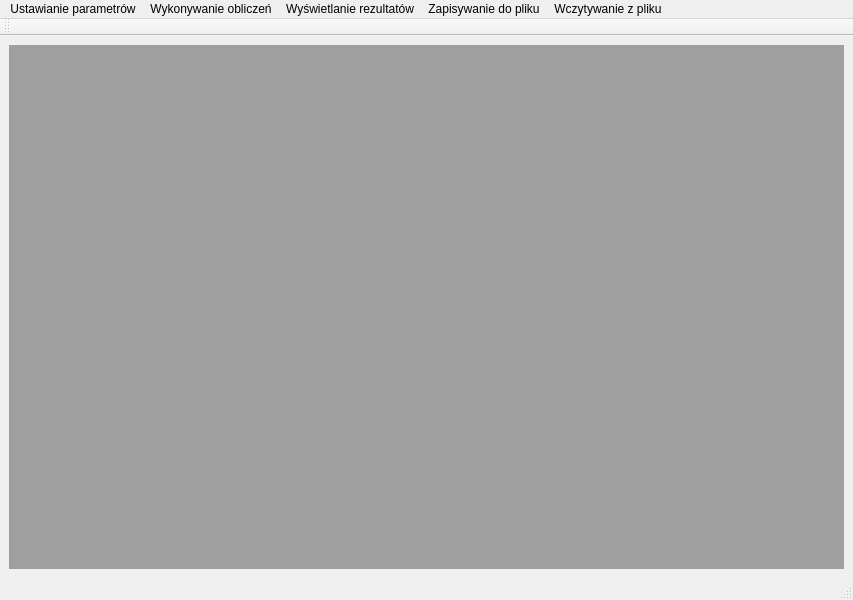
<?xml version="1.0" encoding="UTF-8"?>
<ui version="4.0">
 <class>MainWindow</class>
 <widget class="QMainWindow" name="MainWindow">
  <property name="geometry">
   <rect>
    <x>0</x>
    <y>0</y>
    <width>853</width>
    <height>600</height>
   </rect>
  </property>
  <property name="windowTitle">
   <string>MainWindow</string>
  </property>
  <widget class="QWidget" name="centralwidget">
   <layout class="QGridLayout" name="gridLayout">
    <item row="0" column="0">
     <widget class="QMdiArea" name="mdiArea"/>
    </item>
   </layout>
  </widget>
  <widget class="QMenuBar" name="menubar">
   <property name="geometry">
    <rect>
     <x>0</x>
     <y>0</y>
     <width>853</width>
     <height>22</height>
    </rect>
   </property>
   <widget class="QMenu" name="menuUstawianie_parametr_w">
    <property name="title">
     <string>Ustawianie parametrów</string>
    </property>
    <addaction name="actionUstawianie_og_lnych_parametr_w"/>
    <addaction name="actionUstawianie_linii"/>
    <addaction name="actionUstawianie_nagr_d"/>
    <addaction name="actionustawianie_b_bn_w"/>
   </widget>
   <widget class="QMenu" name="menuWy_wietlanie_rezultat_w">
    <property name="title">
     <string>Wyświetlanie rezultatów</string>
    </property>
    <addaction name="actionWy_wietlanie"/>
   </widget>
   <widget class="QMenu" name="menuZapisywanie_do_pliku">
    <property name="title">
     <string>Zapisywanie do pliku</string>
    </property>
    <addaction name="actionZapisz"/>
   </widget>
   <widget class="QMenu" name="menuWczytywanie_z_pliku">
    <property name="title">
     <string>Wczytywanie z pliku</string>
    </property>
    <addaction name="actionWczytywanie_ustawie"/>
   </widget>
   <widget class="QMenu" name="menuWykonywanie_oblicze">
    <property name="title">
     <string>Wykonywanie obliczeń</string>
    </property>
    <addaction name="actionWykonaj_obliczenia"/>
   </widget>
   <addaction name="menuUstawianie_parametr_w"/>
   <addaction name="menuWykonywanie_oblicze"/>
   <addaction name="menuWy_wietlanie_rezultat_w"/>
   <addaction name="menuZapisywanie_do_pliku"/>
   <addaction name="menuWczytywanie_z_pliku"/>
  </widget>
  <widget class="QStatusBar" name="statusbar"/>
  <widget class="QToolBar" name="toolBar">
   <property name="windowTitle">
    <string>toolBar</string>
   </property>
   <attribute name="toolBarArea">
    <enum>TopToolBarArea</enum>
   </attribute>
   <attribute name="toolBarBreak">
    <bool>false</bool>
   </attribute>
  </widget>
  <action name="actionUstawianie_og_lnych_parametr_w">
   <property name="text">
    <string>Ustawianie ogólnych parametrów</string>
   </property>
  </action>
  <action name="actionUstawianie_linii">
   <property name="text">
    <string>Ustawianie linii</string>
   </property>
  </action>
  <action name="actionUstawianie_nagr_d">
   <property name="text">
    <string>Ustawianie nagród</string>
   </property>
  </action>
  <action name="actionZapisz">
   <property name="text">
    <string>Zapisz ustawienia i rezultaty</string>
   </property>
  </action>
  <action name="actionWy_wietlanie">
   <property name="text">
    <string>Wyświetl rezultaty</string>
   </property>
  </action>
  <action name="actionustawianie_b_bn_w">
   <property name="text">
    <string>ustawianie bębnów</string>
   </property>
  </action>
  <action name="actionWczytywanie_ustawie">
   <property name="text">
    <string>Wczytywanie ustawień</string>
   </property>
  </action>
  <action name="actionWykonaj_obliczenia">
   <property name="text">
    <string>Wykonaj obliczenia</string>
   </property>
  </action>
 </widget>
 <resources/>
 <connections/>
</ui>
